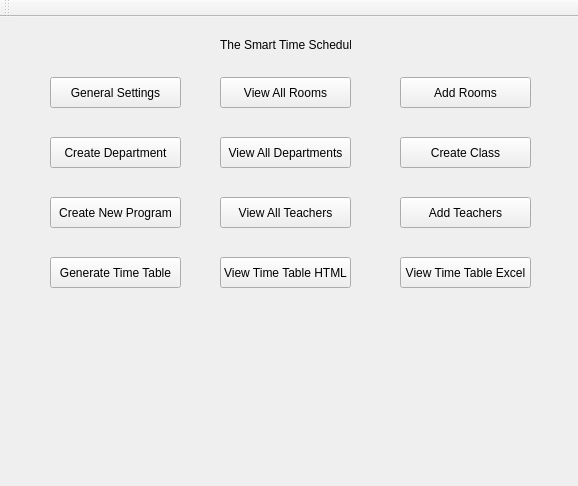
<?xml version="1.0" encoding="UTF-8"?>
<ui version="4.0">
 <class>mainMenu</class>
 <widget class="QMainWindow" name="mainMenu">
  <property name="geometry">
   <rect>
    <x>0</x>
    <y>0</y>
    <width>578</width>
    <height>486</height>
   </rect>
  </property>
  <property name="windowTitle">
   <string>MainWindow</string>
  </property>
  <widget class="QWidget" name="centralwidget">
   <widget class="QPushButton" name="generalSettings">
    <property name="geometry">
     <rect>
      <x>50</x>
      <y>60</y>
      <width>131</width>
      <height>31</height>
     </rect>
    </property>
    <property name="text">
     <string>General Settings</string>
    </property>
   </widget>
   <widget class="QPushButton" name="createDepartment">
    <property name="geometry">
     <rect>
      <x>50</x>
      <y>120</y>
      <width>131</width>
      <height>31</height>
     </rect>
    </property>
    <property name="text">
     <string>Create Department</string>
    </property>
   </widget>
   <widget class="QPushButton" name="viewRooms">
    <property name="geometry">
     <rect>
      <x>220</x>
      <y>60</y>
      <width>131</width>
      <height>31</height>
     </rect>
    </property>
    <property name="text">
     <string>View All Rooms</string>
    </property>
   </widget>
   <widget class="QPushButton" name="viewDepartments">
    <property name="geometry">
     <rect>
      <x>220</x>
      <y>120</y>
      <width>131</width>
      <height>31</height>
     </rect>
    </property>
    <property name="text">
     <string>View All Departments</string>
    </property>
   </widget>
   <widget class="QPushButton" name="viewTeachers">
    <property name="geometry">
     <rect>
      <x>220</x>
      <y>180</y>
      <width>131</width>
      <height>31</height>
     </rect>
    </property>
    <property name="text">
     <string>View All Teachers</string>
    </property>
   </widget>
   <widget class="QPushButton" name="createClass">
    <property name="geometry">
     <rect>
      <x>400</x>
      <y>120</y>
      <width>131</width>
      <height>31</height>
     </rect>
    </property>
    <property name="text">
     <string>Create Class</string>
    </property>
   </widget>
   <widget class="QPushButton" name="createNewProgram">
    <property name="geometry">
     <rect>
      <x>50</x>
      <y>180</y>
      <width>131</width>
      <height>31</height>
     </rect>
    </property>
    <property name="text">
     <string>Create New Program</string>
    </property>
   </widget>
   <widget class="QPushButton" name="addRooms">
    <property name="geometry">
     <rect>
      <x>400</x>
      <y>60</y>
      <width>131</width>
      <height>31</height>
     </rect>
    </property>
    <property name="text">
     <string>Add Rooms</string>
    </property>
   </widget>
   <widget class="QPushButton" name="addTeachers">
    <property name="geometry">
     <rect>
      <x>400</x>
      <y>180</y>
      <width>131</width>
      <height>31</height>
     </rect>
    </property>
    <property name="text">
     <string>Add Teachers</string>
    </property>
   </widget>
   <widget class="QLabel" name="label">
    <property name="geometry">
     <rect>
      <x>220</x>
      <y>20</y>
      <width>131</width>
      <height>16</height>
     </rect>
    </property>
    <property name="text">
     <string>The Smart Time Scheduler</string>
    </property>
   </widget>
   <widget class="QPushButton" name="generateTimeTable">
    <property name="geometry">
     <rect>
      <x>50</x>
      <y>240</y>
      <width>131</width>
      <height>31</height>
     </rect>
    </property>
    <property name="text">
     <string>Generate Time Table</string>
    </property>
   </widget>
   <widget class="QPushButton" name="viewTimeTableHtml">
    <property name="geometry">
     <rect>
      <x>220</x>
      <y>240</y>
      <width>131</width>
      <height>31</height>
     </rect>
    </property>
    <property name="text">
     <string>View Time Table HTML</string>
    </property>
   </widget>
   <widget class="QPushButton" name="viewTimeTableExcel">
    <property name="geometry">
     <rect>
      <x>400</x>
      <y>240</y>
      <width>131</width>
      <height>31</height>
     </rect>
    </property>
    <property name="text">
     <string>View Time Table Excel</string>
    </property>
   </widget>
  </widget>
  <widget class="QToolBar" name="toolBar">
   <property name="windowTitle">
    <string>toolBar</string>
   </property>
   <attribute name="toolBarArea">
    <enum>TopToolBarArea</enum>
   </attribute>
   <attribute name="toolBarBreak">
    <bool>false</bool>
   </attribute>
  </widget>
  <action name="actionSettings">
   <property name="checkable">
    <bool>false</bool>
   </property>
   <property name="icon">
    <iconset resource="main_menu.qrc">
     <normaloff>:/calendar/calendar.svg</normaloff>:/calendar/calendar.svg</iconset>
   </property>
   <property name="text">
    <string>Settings</string>
   </property>
   <property name="toolTip">
    <string>Settings</string>
   </property>
  </action>
 </widget>
 <resources>
  <include location="main_menu.qrc"/>
  <include location="mainwindow.qrc"/>
 </resources>
 <connections>
  <connection>
   <sender>generalSettings</sender>
   <signal>clicked()</signal>
   <receiver>viewDepartments</receiver>
   <slot>animateClick()</slot>
   <hints>
    <hint type="sourcelabel">
     <x>115</x>
     <y>96</y>
    </hint>
    <hint type="destinationlabel">
     <x>285</x>
     <y>156</y>
    </hint>
   </hints>
  </connection>
 </connections>
</ui>
